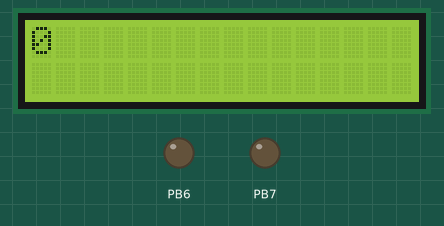
Recording of a program running on a simulated ATmega328P, built with avr-gcc and emulated at 16 MHz. On the bench: 16×2 character LCD, output pins drawn as LEDs (lit = HIGH). Wiring (inferred from the names in the program): character LCD (HD44780): RS PB0; E PB1; data PB2, PB3, PB4, PB5. Pins used as bus, display or sensor lines are not drawn.

Above: at 0.1 s.
At 0.7 s:
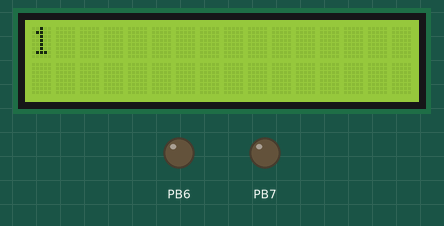
At 1.3 s:
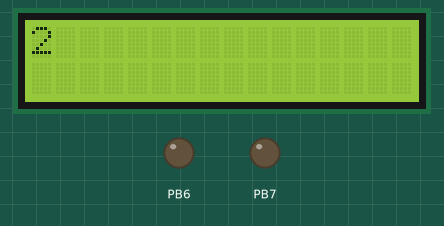
At 2.5 s:
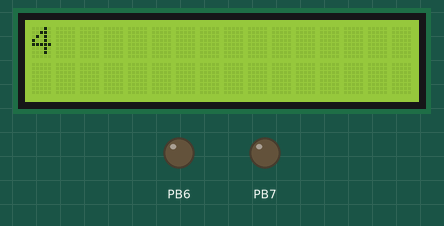
At 3.7 s:
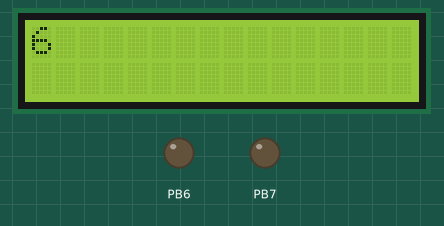
At 5.5 s:
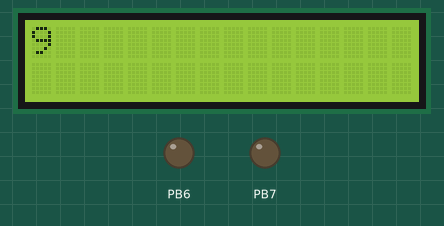

Measured:
- by itself, everything shown: repeats every 6.0 s, in 10 steps
- what the display in image 1 shows lasts 0.6 s, from 0.6 s to 1.2 s

The program:

main.c
```c
#include <avr/io.h>
#include <util/delay.h>
#include <stdlib.h>

// TYPEDEFS
typedef uint8_t byte; // changed the name


// ------------------
//LCD DRIVER ROUTINES
//
// Routines:
// LCD_Init initializes the LCD controller
// LCD_Cmd sends LCD controller command
// LCD_Char sends single ascii character to display
// LCD_Clear clears the LCD display & homes cursor
// LCD_Integer displays an integer value
// LCD_Message displays a string
// PortB is used for data communications with the HD44780-controlled LCD.
// The following defines specify which port pins connect to the controller:
#define ClearBit(x,y) x &= ~_BV(y) // equivalent to cbi(x,y)
#define SetBit(x,y) x |= _BV(y) // equivalent to sbi(x,y)
#define LCD_RS 0 // pin for LCD R/S (eg PB0)
#define LCD_E 1 // pin for LCD enable
#define DAT4 2 // pin for d4
#define DAT5 3 // pin for d5
#define DAT6 4 // pin for d6
#define DAT7 5 // pin for d7
//// The following defines are controller commands
#define CLEARDISPLAY 0x01

void PulseEnableLine ()
{
 SetBit(PORTB,LCD_E); // take LCD enable line high
 _delay_us(40); // wait 40 microseconds
 ClearBit(PORTB,LCD_E); // take LCD enable line low
}
void SendNibble(byte data)
{
 PORTB &= 0xC3; // 1100.0011 = clear 4 data lines
 if (data & _BV(4)) SetBit(PORTB,DAT4);
 if (data & _BV(5)) SetBit(PORTB,DAT5);
 if (data & _BV(6)) SetBit(PORTB,DAT6);
 if (data & _BV(7)) SetBit(PORTB,DAT7);
 PulseEnableLine(); // clock 4 bits into controller
}
void SendByte (byte data)
{
 SendNibble(data); // send upper 4 bits
 SendNibble(data<<4); // send lower 4 bits
 ClearBit(PORTB,5); // turn off boarduino LED
}
void LCD_Cmd (byte cmd)
{
 ClearBit(PORTB,LCD_RS); // R/S line 0 = command data
 SendByte(cmd); // send it
}
void LCD_Char (byte ch)
{
 SetBit(PORTB,LCD_RS); // R/S line 1 = character data
 SendByte(ch); // send it
}
void LCD_Init()
{
 LCD_Cmd(0x33); // initialize controller
 LCD_Cmd(0x32); // set to 4-bit input mode
 LCD_Cmd(0x28); // 2 line, 5x7 matrix
 LCD_Cmd(0x0C); // turn cursor off (0x0E to enable)
 LCD_Cmd(0x06); // cursor direction = right
 LCD_Cmd(0x01); // start with clear display
 _delay_ms(3); // wait for LCD to initialize
}
void LCD_Clear() // clear the LCD display
{
 LCD_Cmd(CLEARDISPLAY);
 _delay_ms(3); // wait for LCD to process command
}

void LCD_Message(const char *text) // display string on LCD
{
 //while (*text) // do until /0 character
 LCD_Char(*text++); // send char & update char pointer
}

void LCD_Integer(int data)
// displays the integer value of DATA at current LCD cursor position
{
 char st[8] = ""; // save enough space for result
 itoa(data,st,10); //
 LCD_Message(st); // display in on LCD
}

// MAIN PROGRAM
int main(void)
{
// use PortB for LCD interface
 DDRB = 0xFF; // 1111.1111; set PB0-PB7 as outputs

 LCD_Init(); // initialize LCD controller
int num=0;
 while(1)
 {
 LCD_Clear();
 LCD_Integer(num);  // show counter
_delay_ms(600);  // set animation speed
    num++;
    if(num>9)
        num=0;
}
}
```
